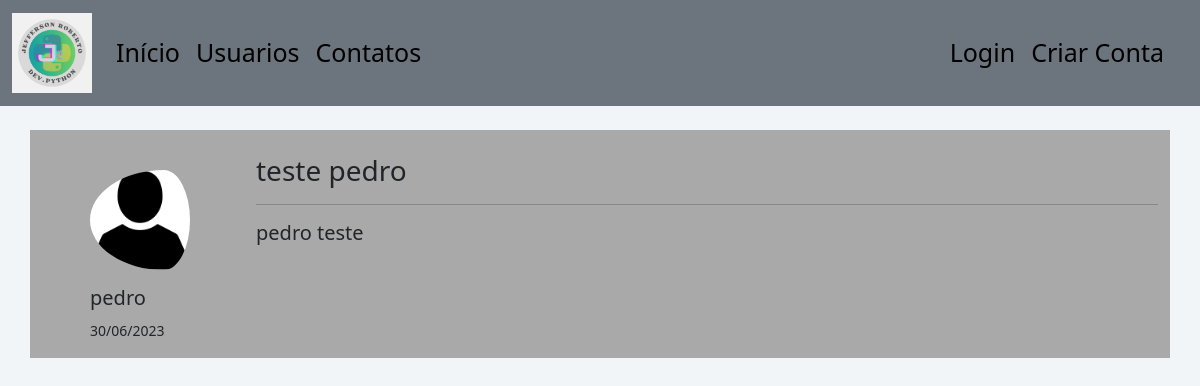
Screenshot of /post/8 with the database file from the repository.
### ProjectBlogJeff/models.py (models this page shows)
class Usuario(database.Model, UserMixin):
    id = database.Column(database.Integer, primary_key=True)
    username = database.Column(database.String(10), nullable=False, unique=True)
    email = database.Column(database.String, unique=True, nullable=False)
    senha = database.Column(database.String, nullable=False)
    foto_de_perfil = database.Column(database.String, nullable=False, default='default.jpg')
    posts = database.relationship('Post', backref='autor', lazy=True)
    cursos = database.Column(database.String, nullable=False, default='Não informado')

class Post(database.Model):
    id = database.Column(database.Integer, primary_key=True)
    titulo = database.Column(database.String, nullable=False)
    corpo = database.Column(database.Text, nullable=False)
    data_de_postagem = database.Column(database.DateTime, nullable=False, default=datetime.now)
    id_usuario = database.Column(database.Integer, database.ForeignKey('usuario.id'), nullable=False)

### ProjectBlogJeff/routes.py (the view)
@app.route('/post/<id_post>', methods=['GET', 'POST'])
def post_usuario(id_post):
    post = Post.query.get(id_post)
    if current_user == post.autor:
        editar = EditarPost()
        if request.method == 'GET':
            editar.titulo.data = post.titulo
            editar.corpo.data = post.corpo
        elif editar.validate_on_submit():
            post.titulo = editar.titulo.data
            post.corpo = editar.corpo.data
            database.session.commit()
            flash('Post Atualizado.', 'alert-success')
            return redirect(url_for('home'))
    else:
        editar = None
    return render_template('post_usuario.html', post=post, editar=editar)

### ProjectBlogJeff/templates/post_usuario.html (shortened to what this page needs)
{% extends 'base.html' %}
{% block body %}
<div class="container" id="titulo">
    <div class="text-align-center mt-2">
        <div class="row posts ">
            <div class="col-md-2 mt-4 me-4 ">
                <div class="mt-3 px-5">
                    <img class="rounded-circle pe-5"
                         src="{{ url_for('static', filename='fotos_perfil/{}'.format(post.autor.foto_de_perfil)) }}"
                         height="100">
                    <h5 class="mt-3 justify-content-center">
                        {{ post.autor.username }}
                    </h5>
                    <p><small>{{ post.data_de_postagem.strftime('%d/%m/%Y') }}</small></p>
                </div>
            </div>
            <div class="col md-9 mt-4 ">
                {% if editar %}
                <h3>{{ post.titulo }}<span class="text-right" style=" font-size:15px "> -
                    <a href="#form_editarpost" class="">Editar Post</a>
                    /
                    <a href="#" class="text-danger" data-toggle="modal" data-target="#exampleModal" >Excluir Post </a>
                </span></h3>
                {% else %}
                <h3>{{ post.titulo }}</h3>
                {% endif %}
                <hr>
                <div class="card-header mb-4">
                    <h5>{{post.corpo}}</h5>
                </div>
            </div>
        </div>
    </div>
</div>
{% endblock %}

### ProjectBlogJeff/static/main.css (style rules this page uses)
body { background-color:#f2f5f8; }
.posts { background-color: #A9A9A9 ; }

### rows the page displays
Usuario: foto_de_perfil (placeholder picture), autor.username "pedro"
Post: data_de_postagem "30/06/2023", titulo "teste pedro", corpo "pedro teste"
